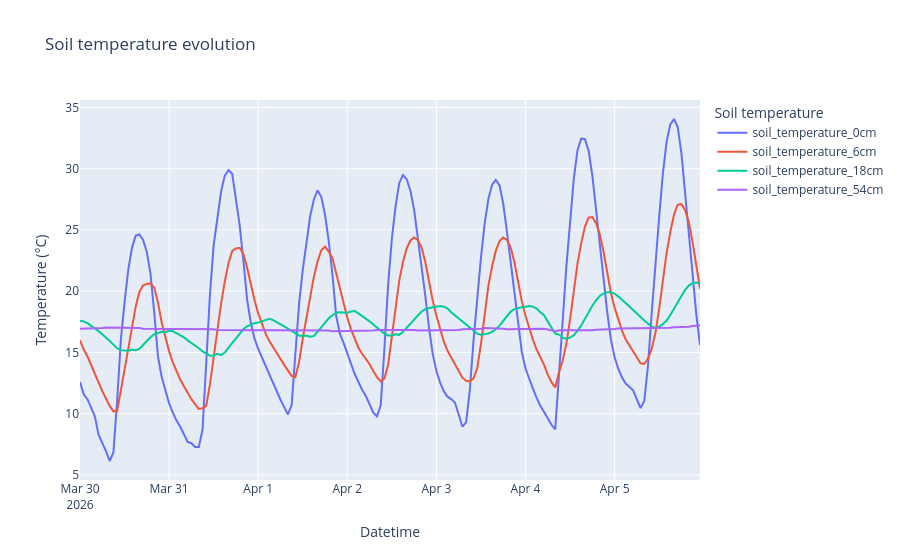

The notebook cell this image was saved under:
### Code cell
soils = [s for s in data.columns if 'soil' in s and 'moist' not in s]

px.line(data,
        x='date',
        y=soils,
        title='Soil temperature evolution',
        labels={
            'date': 'Datetime',
            'value': 'Temperature (°C)',
            'variable': 'Soil temperature'
        })

### Figure 1 — Plotly figure (JSON) as saved in the notebook; plotly's stock layout.template omitted (floating-point values rounded to 4 significant figures; data arrays with more than 128 entries replaced by an {"elided": "..."} marker saying what was removed)
{"data": [{"hovertemplate": "Soil temperature=soil_temperature_0cm<br>Datetime=%{x}<br>Temperature (°C)=%{y}<extra></extra>", "legendgroup": "soil_temperature_0cm", "line": {"color": "#636efa", "dash": "solid"}, "marker": {"symbol": "circle"}, "mode": "lines", "name": "soil_temperature_0cm", "orientation": "v", "showlegend": true, "type": "scatter", "x": {"elided": "168 str values"}, "xaxis": "x", "y": {"elided": "168 float values"}, "yaxis": "y"}, {"hovertemplate": "Soil temperature=soil_temperature_6cm<br>Datetime=%{x}<br>Temperature (°C)=%{y}<extra></extra>", "legendgroup": "soil_temperature_6cm", "line": {"color": "#EF553B", "dash": "solid"}, "marker": {"symbol": "circle"}, "mode": "lines", "name": "soil_temperature_6cm", "orientation": "v", "showlegend": true, "type": "scatter", "x": {"elided": "168 str values"}, "xaxis": "x", "y": {"elided": "168 float values"}, "yaxis": "y"}, {"hovertemplate": "Soil temperature=soil_temperature_18cm<br>Datetime=%{x}<br>Temperature (°C)=%{y}<extra></extra>", "legendgroup": "soil_temperature_18cm", "line": {"color": "#00cc96", "dash": "solid"}, "marker": {"symbol": "circle"}, "mode": "lines", "name": "soil_temperature_18cm", "orientation": "v", "showlegend": true, "type": "scatter", "x": {"elided": "168 str values"}, "xaxis": "x", "y": {"elided": "168 float values"}, "yaxis": "y"}, {"hovertemplate": "Soil temperature=soil_temperature_54cm<br>Datetime=%{x}<br>Temperature (°C)=%{y}<extra></extra>", "legendgroup": "soil_temperature_54cm", "line": {"color": "#ab63fa", "dash": "solid"}, "marker": {"symbol": "circle"}, "mode": "lines", "name": "soil_temperature_54cm", "orientation": "v", "showlegend": true, "type": "scatter", "x": {"elided": "168 str values"}, "xaxis": "x", "y": {"elided": "168 float values"}, "yaxis": "y"}], "layout": {"legend": {"title": {"text": "Soil temperature"}, "tracegroupgap": 0}, "title": {"text": "Soil temperature evolution"}, "xaxis": {"anchor": "y", "domain": [0, 1], "title": {"text": "Datetime"}}, "yaxis": {"anchor": "x", "domain": [0, 1], "title": {"text": "Temperature (°C)"}}}}
